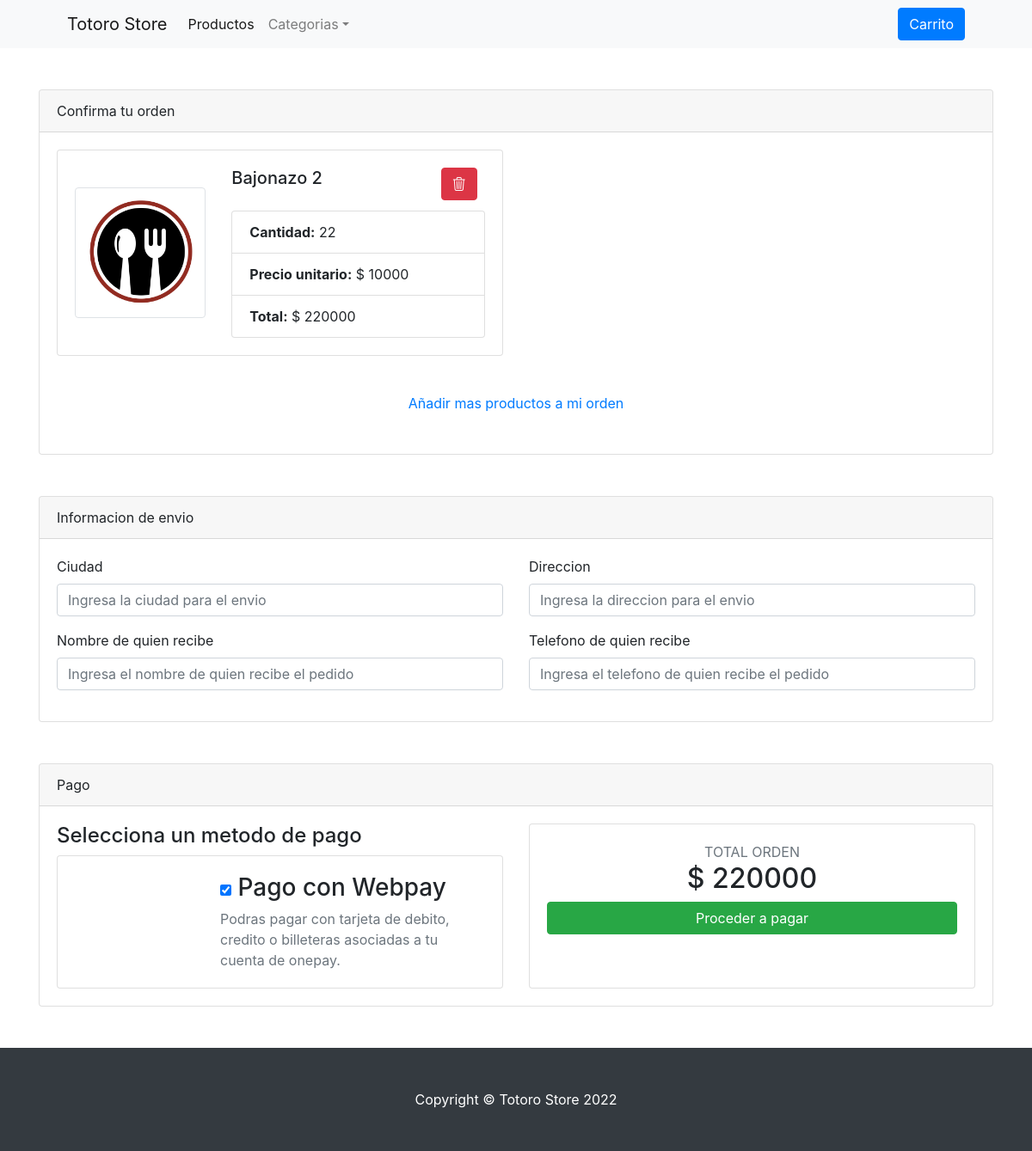
The app's page /checkout/ (signed in) with its own data.
### orders/models.py (models this page shows, shortened)
class CartProduct(models.Model):
    product = models.ForeignKey(
        "catalog.Product",
        on_delete=models.CASCADE
    )
    cart = models.ForeignKey(Cart, on_delete=models.CASCADE)
    quantity = models.PositiveIntegerField()
    class Meta:
        app_label = "orders"

### catalog/models.py (models this page shows, shortened)
class Product(models.Model):
    name = models.CharField(max_length=255)
    description = models.TextField(null=True, blank=True)
    price = models.PositiveIntegerField(default=0)
    stock = models.IntegerField(default=0)
    category = models.ForeignKey(Category, on_delete=models.CASCADE)
    photo = models.ImageField(upload_to="images/products/", null=True, blank=True)
    class Meta:
        app_label = "catalog"

### orders/views.py (the view)
# urls.py: path("checkout/", checkout, name="checkout"),
def checkout(request):
    return render(
        request,
        "checkout.html"
    )

### catalog/providers/category.py (called while the page is built)
def get_all_categories():
    categories = Category.objects.all()
    return categories

### orders/providers/cart.py (called while the page is built)
def get_or_create_cart(user):
    try:
        cart = Cart.objects.get(user=user)
        return cart
    except Cart.DoesNotExist:
        cart = Cart.objects.create(user=user)
        return cart

def get_cart_by_user_id(user_id):
    user = User.objects.get(id=user_id)
    cart = get_or_create_cart(user)
    return cart

def get_cart_total_price_by_id(cart_id):
    cart_products = cart_products_providers.get_products_by_cart_id(cart_id=cart_id)
    total = 0
    for cart_product in cart_products:
        total += cart_product.product.price * cart_product.quantity
    return total

### orders/providers/cart_product.py (called while the page is built)
def get_products_by_cart_id(cart_id):
    products = CartProduct.objects.filter(cart__id = cart_id)
    return products

### tienda/context_processor.py (called while the page is built)
def default(request):
   context = dict()
   context["categories"] = category_providers.get_all_categories()
   if request.user.is_authenticated:
      user_id = request.user.id
      cart = cart_providers.get_cart_by_user_id(user_id=user_id)
      cart_products = cart_product_providers.get_products_by_cart_id(cart_id=cart.id)
      context["cart_products"] = cart_products
      context["cart_total"] = cart_providers.get_cart_total_price_by_id(cart_id=cart.id)
   return context

### templates/checkout.html (shortened to what this page needs)
{% extends 'base.html' %}
{% block content %}
<div class='container'>
   <div class="row">
    <div class="col">
        <div class="card mt-5 mb-5">
            <div class="card-header">Confirma tu orden</div>
            <div class="card-body">
                <div class="row">
                {% for cart_product in cart_products %}
                    <div class="col col-6">
                        <div class="card mb-3">
                            <div class="row g-0">
                              <div class="col-md-4" style="display: flex; justify-content: center; align-items: center;">
                                <img src="{{ cart_product.product.photo.url }}" class="img-thumbnail" style="margin-left: 40px;">
                              </div>
                              <div class="col-md-8">
                                <div class="card-body">
                                  <h5 class="card-title">
                                    <div class="row">
                                      <div class="col col-9">
                                        {{ cart_product.product.name }}
                                      </div>
                                      <div class="col col-3">
                                        <form action="{% url 'remove_product' %}" method="post">
                                          <button type="submit" class="btn btn-danger">
                                            <i class="bi bi-trash3"></i>
                                          </button>
                                        </form>
                                      </div>
                                    </div>
                                  </h5>
                                  <ul class="list-group">
                                    <li class="list-group-item">
                                        <strong>Cantidad:</strong> {{ cart_product.quantity }}
                                    </li>
                                    <li class="list-group-item">
                                        <strong>Precio unitario:</strong> $ {{ cart_product.product.price }}
                                    </li>
                                    <li class="list-group-item">
                                        <strong>Total:</strong> $ {% widthratio cart_product.product.price 1 cart_product.quantity %}
                                    </li>
                                  </ul>
                                </div>
                              </div>
                            </div>
                          </div>
                    </div>
                {% endfor %}
            </div>
            <div class="card-body">
                <a href="{% url 'index' %}" class="btn btn-link btn-block">
                    Añadir mas productos a mi orden
                </a>
            </div>
            </div>
        </div>
        <form action="" method="post">
            <div class="card mt-5 mb-5">
                <div class="card-header">Informacion de envio</div>
                <div class="card-body">
                    <div class="row">
                        <div class="col col-12 col-md-6">
                            <div class="mb-3">
                                <label for="exampleFormControlInput1" class="form-label">Ciudad</label>
                                <input type="text" class="form-control" name="recipient_city" placeholder="Ingresa la ciudad para el envio">
                              </div>
                        </div>
                        <div class="col col-12 col-md-6">
                            <div class="mb-3">
                                <label for="exampleFormControlInput1" class="form-label">Direccion</label>
                                <input type="text" class="form-control" name="recipient_city" placeholder="Ingresa la direccion para el envio">
                              </div>
                        </div>
                        <div class="col col-12 col-md-6">
                            <div class="mb-3">
                                <label for="exampleFormControlInput1" class="form-label">Nombre de quien recibe</label>
                                <input type="text" class="form-control" name="recipient_name" placeholder="Ingresa el nombre de quien recibe el pedido">
                              </div>
                        </div>
                        <div class="col col-12 col-md-6">
                            <div class="mb-3">
                                <label for="exampleFormControlInput1" class="form-label">Telefono de quien recibe</label>
                                <input type="number" class="form-control" name="recipient_phone" placeholder="Ingresa el telefono de quien recibe el pedido">
                              </div>
                        </div>
                    </div>
                </div>
            </div>
            <div class="card mt-5 mb-5">
                <div class="card-header">Pago</div>
                <div class="card-body">
                    <div class="row">
                        <div class="col col-12 col-md-6">
                            <h4>Selecciona un metodo de pago</h4>
                            <div class="card">
                                <div class="card-body">
                                    <div class="row">
                                        <div class="col col-12 col-md-4">
                                        </div>
                                        <div class="col col-12 col-md-8">
                                            <h3>
                                                <input type="checkbox" name="payment_method" value="webpay" checked id="">
                                                Pago con Webpay</h3>
                                            <span class="text-muted">Podras pagar con tarjeta de debito, credito o billeteras asociadas a tu cuenta de onepay.</span>
                                        </div>
                                    </div>
                                </div>
                            </div>
                        </div>
                        <div class="col col-12 col-md-6 text-center">
                            <div class="card" style="height: 100%;">
                                <div class="card-body">
                                    <span class="text-muted mt-6">TOTAL ORDEN</span>
                            <h2 class="text-bold">$ {{ cart_total }}</h2>
                            <button type="submit" class="btn btn-success btn-block">Proceder a pagar</button>
                                </div>
                            </div>
                        </div>
                    </div>
                </div>
            </div>
        </form>
    </div>
   </div>
</div>
{% endblock %}

### records on screen
CartProduct: product.photo (picture), product.name "Bajonazo 2", quantity "22", product.price "10000", product+quantity "220000"

### other values on screen
{{ cart_total }} "220000"
